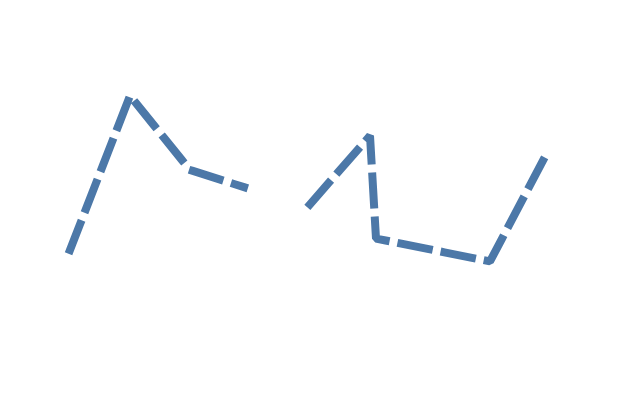

Write a Vega-Lite specification for this figure.
### Vega specification from a JSON file in a GitHub repository (floating-point values rounded to 4 significant figures)
{"$schema": "https://vega.github.io/schema/vega/v5.json", "background": "white", "padding": 5, "width": 300, "height": 200, "style": "cell", "config": {"style": {"cell": {"stroke": "transparent"}}}, "data": [{"name": "source_0", "values": [{"u": 1, "v": 28, "defined": true}, {"u": 2, "v": 55, "defined": true}, {"u": 3, "v": 42, "defined": true}, {"u": 3.9, "v": 39, "defined": true}, {"u": 4, "v": 34, "defined": false}, {"u": 5, "v": 36, "defined": true}, {"u": 6, "v": 48, "defined": true}, {"u": 6.1, "v": 30, "defined": true}, {"u": 8, "v": 26, "defined": true}, {"u": 9, "v": 46, "defined": true}]}, {"name": "data_0", "source": "source_0", "transform": [{"type": "formula", "expr": "toNumber(datum[\"u\"])", "as": "u"}]}], "marks": [{"name": "marks", "type": "line", "sort": {"field": "datum[\"u\"]"}, "from": {"data": "data_0"}, "encode": {"update": {"strokeCap": {"value": "square"}, "strokeJoin": {"value": "bevel"}, "strokeWidth": {"value": 4}, "strokeDash": {"value": [14, 8]}, "stroke": {"value": "#4c78a8"}, "x": {"scale": "x", "field": "u"}, "y": {"scale": "y", "field": "v"}, "defined": {"field": "defined"}}}}], "scales": [{"name": "x", "type": "linear", "domain": [1, 10], "range": [0, {"signal": "width"}], "nice": true}, {"name": "y", "type": "linear", "domain": [20, 70], "range": [{"signal": "height"}, 0], "nice": true}]}
